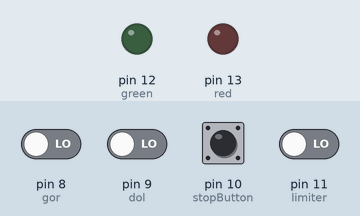
The sketch below on a simulated Arduino Uno, built with avr-gcc and run on an emulated ATmega328P. On the bench: output pins drawn as LEDs (lit = HIGH). The test bench sets the inputs (shaded band); at power-on: pin 8 (gor), pin 9 (dol), pin 10 (stopButton), pin 11 (limiter) LOW. What the sketch prints to the serial monitor is not drawn.

Above: at 1.2 s.
1.3 s: pin 8 (gor) driven HIGH
At 1.8 s:
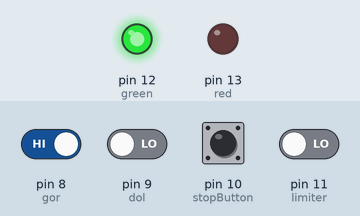
2.8 s: pin 9 (dol) driven HIGH
At 4.0 s:
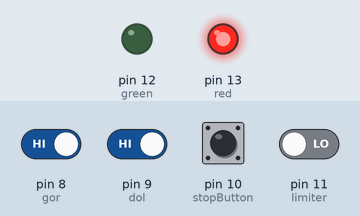
4.3 s: pin 10 (stopButton) pulled HIGH for 0.15 s
At 4.49 s:
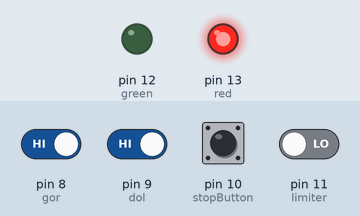
6.1 s: pin 11 (limiter) driven HIGH
At 7.5 s:
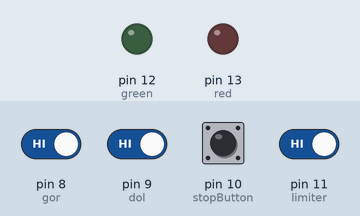
Timing chart, 0 to 9.1 s (numbered marks = the images above; inputs shaded):
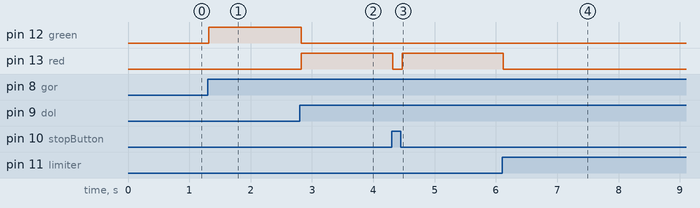

Measured:
- after the input at 1.3 s, pin 12 (green): LOW → HIGH at once
- after the input at 2.8 s, pin 12 (green): HIGH → LOW at once; pin 13 (red): LOW → HIGH at once
- after the input at 4.3 s, pin 13 (red): HIGH → LOW at once, → HIGH 0.15 s later
- after the input at 6.1 s, pin 13 (red): HIGH → LOW at once

The sketch:

projekt.ino
```cpp
int gor = 8;
int dol = 9;
int stopButton = 10;
int limiter = 11;
int green = 12;
int red = 13;
int low = 0;
int high = 10000;
int counter = 5000;
String state = "stopped";


void setup() {
  pinMode(gor,INPUT);
  pinMode(dol,INPUT);
  pinMode(stopButton,INPUT);
  pinMode(limiter,INPUT);
  pinMode(green,OUTPUT);
  pinMode(red,OUTPUT);
  Serial.begin(9600);
}

void loop() {
  if(digitalRead(gor)==HIGH){
    state="rising";
  }
  if(digitalRead(dol)==HIGH){
    state="falling";
  }
  if(digitalRead(stopButton)==HIGH){
    state="stopped";
  }
  if(digitalRead(limiter)==HIGH){
    if(state=="rising"){
      state="stopped";
      high=counter;
    }
    else if(state=="falling"){
      state="stopped";
      low=counter;
    }
  }

  digitalWrite(red,LOW);
  digitalWrite(green,LOW);

  if(state=="rising"){
    if(counter<high){
        digitalWrite(green,HIGH);
        counter++;
    }
  }
  else if(state=="falling"){
    if(counter>low){
        digitalWrite(red,HIGH);
        counter--;
    }
  }
  if(counter>=high){
    state="stopped";
  }
  if(counter<=low){
    state="stopped";
  }
  Serial.print(state+" "+low+" "+high+" "+counter+"    ");
  delay(10);
}
```
